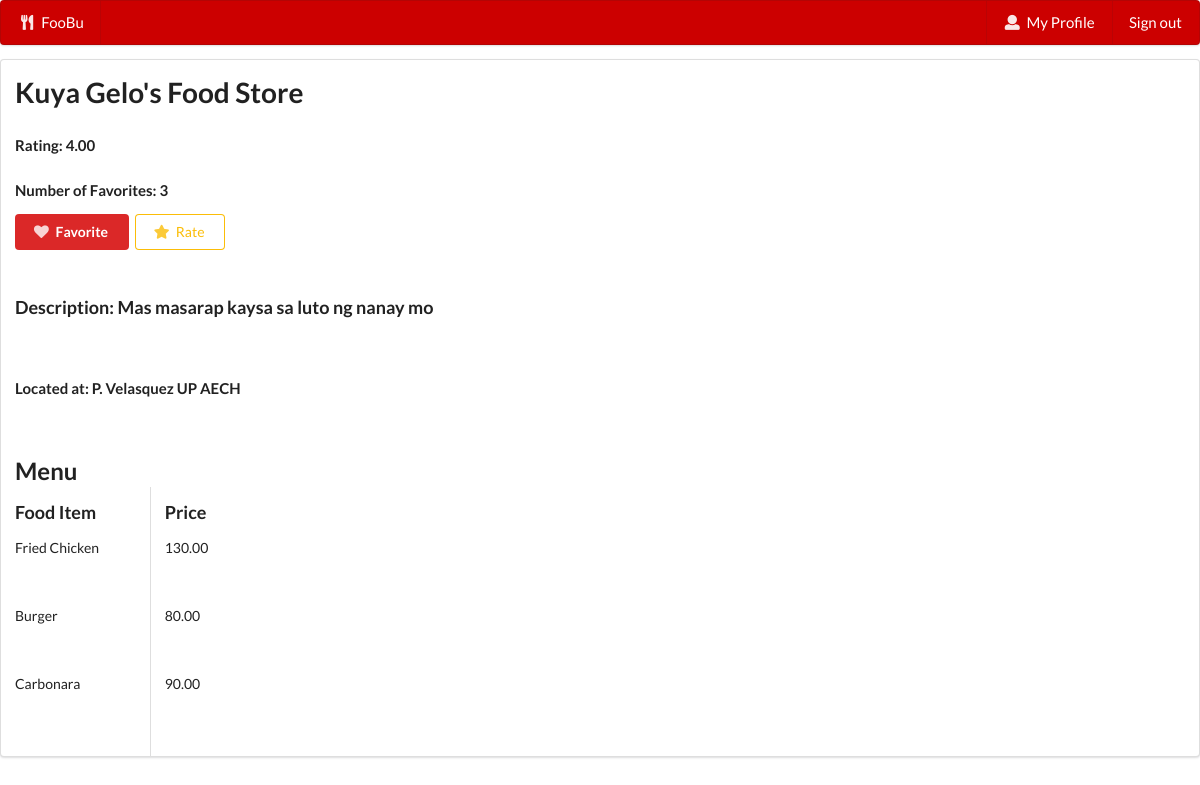
Before: /foobu/est-1/ (signed in) with the older database file.
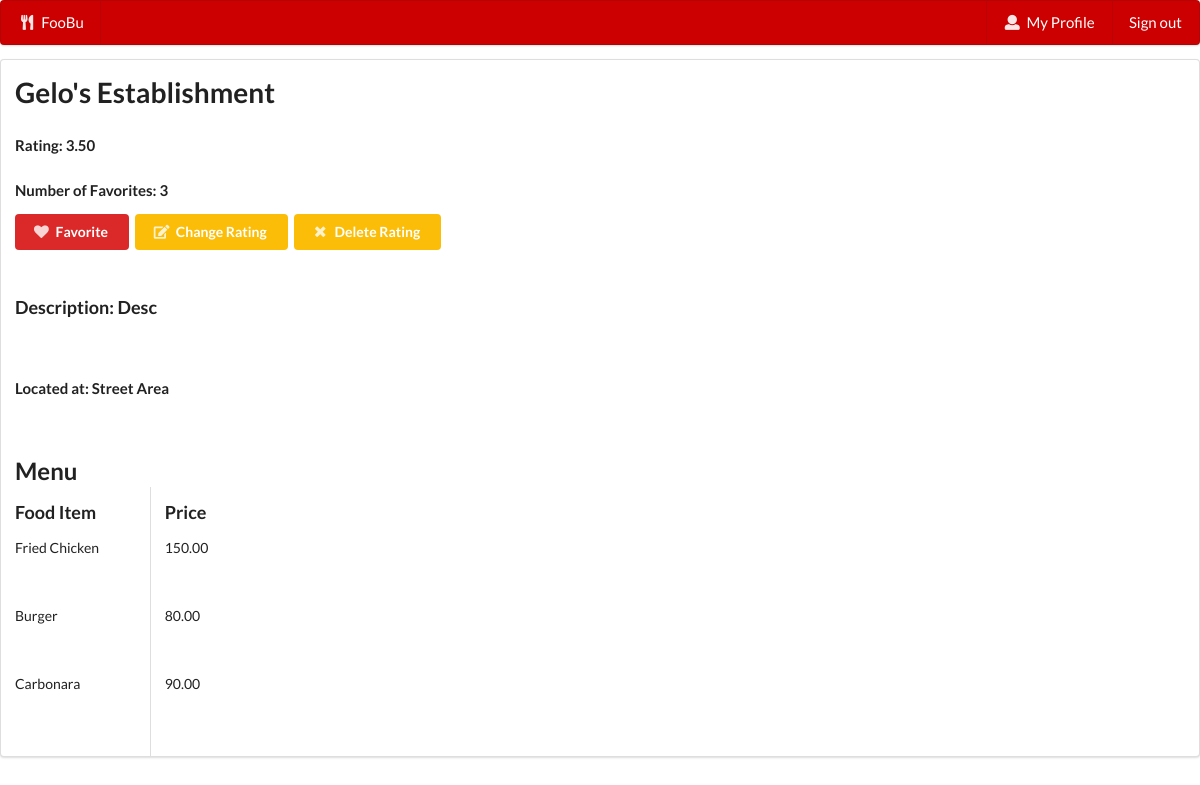
After: the same page with the newer database file.
### food/models.py (models this page shows, shortened)
class Establishment(models.Model):
    id = models.AutoField(primary_key=True)
    owner = models.ForeignKey(RegisteredUser,blank=False,on_delete=models.CASCADE)
    name = models.TextField(blank=True)
    desc = models.TextField(blank=True)
    area = models.TextField(blank=True)
    street = models.TextField(blank=True)

class FoodItem(models.Model):
    id = models.AutoField(primary_key=True)
    name = models.TextField(blank=True)
    price = models.DecimalField(decimal_places=2,max_digits=10)
    est = models.ForeignKey(Establishment, blank=False, null=False, on_delete=models.CASCADE)

### food/views.py (the view)
# urls.py: path('est-<int:est_id>/', views.establishment, name="establishment"),
@login_required
def establishment(request,est_id):
    x = Establishment.objects.filter(id=est_id)[0]
    location = x.street + " " + x.area
    user = request.user
    is_owner = RegisteredUser.objects.filter(user=user)[0].is_owner
    owns = (user == x.owner.user)
    reg_user = RegisteredUser.objects.filter(user=user)
    rated = Rates.objects.filter(cus=reg_user[0], est=x).exists()
    faved = Favorites.objects.filter(cus=reg_user[0], est=x).exists()
    raters = len(Rates.objects.filter(est=x))
    rate = 0
    if raters !=0:
        for i in Rates.objects.filter(est=x):
            rate = rate + i.rating
        rate = rate/raters
    favs = len(Favorites.objects.filter(est=x))
    fooditems = FoodItem.objects.filter(est=x)
    return render(request,'food/establishment.html', {'est':x, 'loc':location, 'owner':is_owner, 'favorite':favs, 'rate':rate, 'fooditems':fooditems, 'owns':owns, 'rated':rated, 'faved':faved})

### food/templates/food/establishment.html (shortened to what this page needs)
{% extends "food/base.html" %}
{% block content %}
    <div class = "ui segment">
        <div class = "row">
            <h1>{{est.name}}</h1>
            {% if not owner%}
                <h4 style="border-color: gold">Rating: {{rate}}</h4>
                <h4 style="border-color: red">Number of Favorites: {{favorite}}</h4>
                {% if not faved %}
                    <a class = "ui red basic button" href="{% url 'favorite' est_id=est.id %}"><i class = "heart icon"></i>Add to Favorites</a>
                {% else %}
                    <a class = "ui red button" href="{% url 'favorite' est_id=est.id %}"><i class = "heart icon"></i>Favorite</a>
                {% endif %}
                {% if not rated %}
                    <a class = "ui yellow basic button" href="{% url 'addrating' est_id=est.id %}"><i class = "star icon"></i>Rate</a>
                {% else %}
                    <a class = "ui yellow button" href="{% url 'updaterating' est_id=est.id %}"><i class = "edit icon"></i>Change Rating</a>
                    <a class = "ui yellow button" href="{% url 'deleterating' est_id=est.id %}"><i class = "delete icon"></i>Delete Rating</a>
                {% endif %}
            {% endif %}
        </div>
        <br>
        <h3>Description: {{est.desc}}</h3>
        <br>
        <h4>Located at: {{loc}}</h4>
        <br>
        <h2>Menu
        </h2>
        <div class = "container">
            <div class = "ui two column divided grid">
                <div class = "two wide column">
                    <h3>Food Item</h3>
                    {% if fooditems %}
                        {% for item in fooditems%}
                            <p>{{ item.name }}</p>
                            <pre><br></pre>
                        {% endfor %}
                    {% else %}
                        <p> No Items Sold</p>
                    {% endif %}
                </div>
                <div class = "two wide column">
                    <h3>Price</h3>
                    {% if fooditems %}
                        {% for item in fooditems%}
                            {{ item.price }}
                            <pre><br></pre>
                        {% endfor %}
                    {% endif %}
                </div>
            </div>
        </div>
{% endblock %}

Changed rows visible on the page:
changed Establishment: name "Kuya Gelo's Food Store" → "Gelo's Establishment"; desc "Mas masarap kaysa sa luto ng nanay mo" → "Desc"
changed FoodItem "Fried Chicken": price "130.00" → "150.00"
Other visible differences:
{{ rate }}: "4.00" → "3.50"
{{ loc }}: "P. Velasquez UP AECH" → "Street Area"
text no longer shown: "Rate"
text now shown: "Change Rating Delete Rating"
